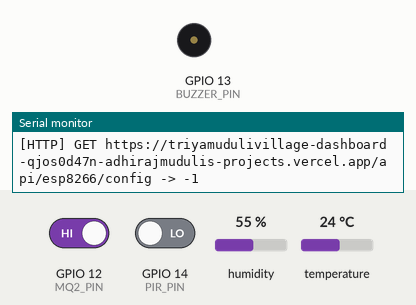
A sketch run on a simulated ESP8266 (NodeMCU). Shown: buzzer (waves = sounding, pin HIGH), the last lines printed to the serial monitor. The test bench sets the inputs (shaded band); at power-on: GPIO 12 (MQ2_PIN) HIGH, GPIO 14 (PIR_PIN) LOW, humidity 55 %, temperature 24 °C. WiFi joins after 1.5 s; servers stay silent unless stated; uploads are accepted with an empty reply.

Above: at 2.7 s.
2.8 s: GPIO 12 (MQ2_PIN) driven LOW
At 3.4 s:
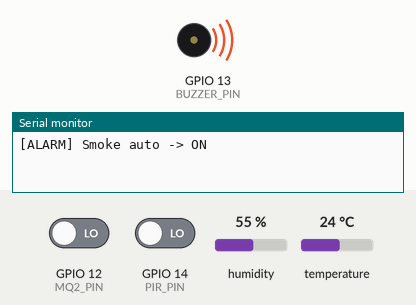
4.3 s: GPIO 12 (MQ2_PIN) driven HIGH
At 5.2 s:
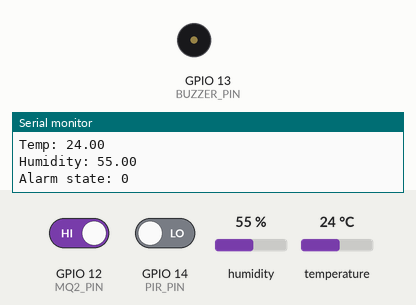
6.5 s: GPIO 14 (PIR_PIN) driven HIGH
At 7.4 s:
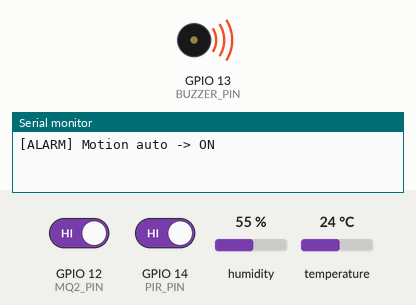
8.0 s: GPIO 14 (PIR_PIN) driven LOW
At 8.5 s:
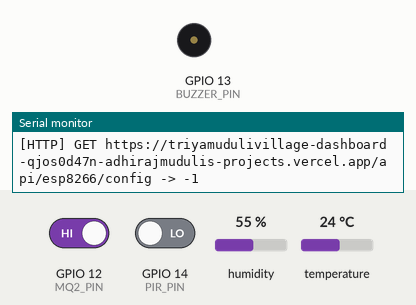
Timing chart, 0 to 10.5 s (numbered marks = the images above; inputs shaded):
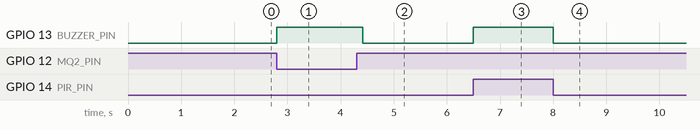

Measured:
- after the input at 2.8 s, GPIO 13 (BUZZER_PIN): LOW → HIGH at once
- after the input at 4.3 s, GPIO 13 (BUZZER_PIN): HIGH → LOW after 0.12 s
- after the input at 6.5 s, GPIO 13 (BUZZER_PIN): LOW → HIGH at once
- after the input at 8.0 s, GPIO 13 (BUZZER_PIN): HIGH → LOW at once

The sketch:

esp32_NodeMCU_devboard.ino
```cpp
#include <ESP8266WiFi.h>
#include <ESP8266HTTPClient.h>
#include <WiFiClientSecure.h>
#include <ArduinoJson.h>
#include <DHT.h>

// ------------------- WIFI CONFIG -------------------
const char* ssid     = "Triya";
const char* password = "12345609";

// ------------------- PIN CONFIG --------------------
#define DHTPIN 5          // D1 = GPIO5
#define DHTTYPE DHT11

#define PIR_PIN 14        // D5 = GPIO14
#define MQ2_PIN 12        // D6 = GPIO12
#define BUZZER_PIN 13     // D7 = GPIO13
#define BUZZER_ACTIVE_HIGH 1

DHT dht(DHTPIN, DHTTYPE);
bool buzzerState = false;
bool manualAlarmOverride = false;
bool manualAlarmState = false;
bool lastSmokeState = false;
String alarmOverride = "auto"; // 'auto' | 'on' | 'off' pulled from backend

// ------------------- BACKEND CONFIG -------------------
const char* BASE_URL = "https://triyamudulivillage-dashboard-qjos0d47n-adhirajmudulis-projects.vercel.app";
String DATA_URL = String(BASE_URL) + "/api/esp8266/data";
String CONFIG_URL = String(BASE_URL) + "/api/esp8266/config";
unsigned long lastPostAt = 0;
unsigned long lastConfigAt = 0;
const unsigned long POST_INTERVAL_MS = 2000;  // push sensor data every 2s
const unsigned long CONFIG_INTERVAL_MS = 2000; // poll override every 2s

// ------------------- HELPER FUNCTIONS -------------------

void logSensorValues(const char* origin) {
  Serial.println("-----------------------------");
  Serial.print("[" ); Serial.print(origin); Serial.print("] millis: "); Serial.println(millis());
  int pir = digitalRead(PIR_PIN);
  int smoke = digitalRead(MQ2_PIN);
  float temp = dht.readTemperature();
  float hum = dht.readHumidity();
  Serial.print("PIR: "); Serial.println(pir);
  Serial.print("Smoke: "); Serial.println(smoke);
  Serial.print("Temp: "); Serial.println(isnan(temp) ? -1 : temp);
  Serial.print("Humidity: "); Serial.println(isnan(hum) ? -1 : hum);
  Serial.print("Alarm state: "); Serial.println(buzzerState ? 1 : 0);
}

void setBuzzer(bool on, const char* reason) {
  if (buzzerState == on) return;
  buzzerState = on;
  Serial.print("[ALARM] "); Serial.print(reason); Serial.print(" -> "); Serial.println(on ? "ON" : "OFF");
  digitalWrite(BUZZER_PIN, on ? (BUZZER_ACTIVE_HIGH ? HIGH : LOW) : (BUZZER_ACTIVE_HIGH ? LOW : HIGH));
}

void activateAlarm(const char* reason = "Manual") {
  setBuzzer(true, reason);
}

void deactivateAlarm(const char* reason = "Manual") {
  setBuzzer(false, reason);
}

// Post sensor snapshot to backend
void postStatusToBackend() {
  WiFiClientSecure client;
  client.setInsecure(); // NOTE: for simplicity on ESP8266; consider proper root CA for production
  HTTPClient http;

  StaticJsonDocument<256> doc;
  float t = dht.readTemperature();
  float h = dht.readHumidity();
  doc["temperature"] = isnan(t) ? -1 : t;
  doc["humidity"] = isnan(h) ? -1 : h;
  doc["motion"] = digitalRead(PIR_PIN);
  doc["smoke"] = (digitalRead(MQ2_PIN) == LOW) ? 1 : 0; // normalize to active-high
  doc["alarm_state"] = buzzerState ? 1 : 0;

  String payload;
  serializeJson(doc, payload);

  if (http.begin(client, DATA_URL)) {
    http.addHeader("Content-Type", "application/json");
    int code = http.POST(payload);
    if (code > 0 && code < 300) {
      Serial.printf("[HTTP] POST %s -> %d\n", DATA_URL.c_str(), code);
    } else {
      Serial.printf("[HTTP] POST failed code=%d, trying GET-ingest fallback\n", code);
      http.end();
      String qs = String(DATA_URL) + "?ingest=1";
      qs += "&temperature=" + String(isnan(t) ? 0 : t, 2);
      qs += "&humidity=" + String(isnan(h) ? 0 : h, 2);
      qs += "&motion=" + String(digitalRead(PIR_PIN));
      qs += "&smoke=" + String((digitalRead(MQ2_PIN) == LOW) ? 1 : 0);
      qs += "&alarm_state=" + String(buzzerState ? 1 : 0);
      if (http.begin(client, qs)) {
        int getCode = http.GET();
        Serial.printf("[HTTP] GET-ingest -> %d\n", getCode);
      }
    }
    http.end();
  } else {
    Serial.println("[HTTP] Unable to connect for POST");
  }
}

// Pull config (alarm_override) from backend
void fetchConfigFromBackend() {
  WiFiClientSecure client;
  client.setInsecure();
  HTTPClient http;

  if (http.begin(client, CONFIG_URL)) {
    int code = http.GET();
    if (code == HTTP_CODE_OK) {
      String response = http.getString();
      StaticJsonDocument<128> doc;
      DeserializationError err = deserializeJson(doc, response);
      if (!err) {
        const char* o = doc["alarm_override"] | "auto";
        alarmOverride = String(o);
        Serial.printf("[CONFIG] alarm_override: %s\n", alarmOverride.c_str());
      } else {
        Serial.printf("[CONFIG] JSON parse error: %s\n", err.c_str());
      }
    } else {
      Serial.printf("[HTTP] GET %s -> %d\n", CONFIG_URL.c_str(), code);
    }
    http.end();
  } else {
    Serial.println("[HTTP] Unable to connect for GET");
  }
}

// (No local API routes; device now acts as HTTP client)

// ------------------- SETUP -------------------

void setup() {
  Serial.begin(115200);

  pinMode(PIR_PIN, INPUT);
  pinMode(MQ2_PIN, INPUT);
  pinMode(BUZZER_PIN, OUTPUT);
  digitalWrite(BUZZER_PIN, BUZZER_ACTIVE_HIGH ? LOW : HIGH);

  dht.begin();

  Serial.println("Connecting to WiFi...");
  WiFi.begin(ssid, password);

  while (WiFi.status() != WL_CONNECTED) {
    delay(500);
    Serial.print(".");
  }

  Serial.println("\nWiFi connected!");
  Serial.print("IP Address: ");
  Serial.println(WiFi.localIP());
  Serial.println("HTTP client mode enabled.");
  Serial.print("Backend: "); Serial.println(BASE_URL);
  Serial.print("Data URL: "); Serial.println(DATA_URL);
  Serial.print("Config URL: "); Serial.println(CONFIG_URL);
}

// ------------------- LOOP -------------------
void loop() {
  // --- 1. System Logic (Alarm) ---
  int pir_state = digitalRead(PIR_PIN);
  int smoke_state = digitalRead(MQ2_PIN); // LOW means smoke/gas detected (Active-Low)
  bool smokeDetected = (smoke_state == LOW);

  if (smokeDetected) {
    if (digitalRead(BUZZER_PIN) == LOW) activateAlarm("Smoke auto");
  } else if (alarmOverride == "on") {
    activateAlarm("Override ON");
  } else if (alarmOverride == "off") {
    deactivateAlarm("Override OFF");
  } else {
    // auto mode: use PIR to trigger briefly
    if (pir_state == HIGH) {
      if (digitalRead(BUZZER_PIN) == LOW) activateAlarm("Motion auto");
    } else {
      if (digitalRead(BUZZER_PIN) == HIGH) deactivateAlarm("Auto idle");
    }
  }

  // --- 3. Logging and HTTP ---
  static unsigned long lastLoopLog = 0;
  if (millis() - lastLoopLog > 5000) {
    // ... (Your logging code here) ...
    Serial.println("\n===== NodeMCU Loop =====");
    Serial.printf("Millis: %lu | IP: %s\n", millis(), WiFi.localIP().toString().c_str());
    logSensorValues("loop");
    lastLoopLog = millis();
  }

  // --- 2. Telemetry & Config sync ---
  unsigned long now = millis();
  if (now - lastPostAt >= POST_INTERVAL_MS) {
    logSensorValues("post");
    postStatusToBackend();
    lastPostAt = now;
  }
  if (now - lastConfigAt >= CONFIG_INTERVAL_MS) {
    fetchConfigFromBackend();
    lastConfigAt = now;
  }
}
```
